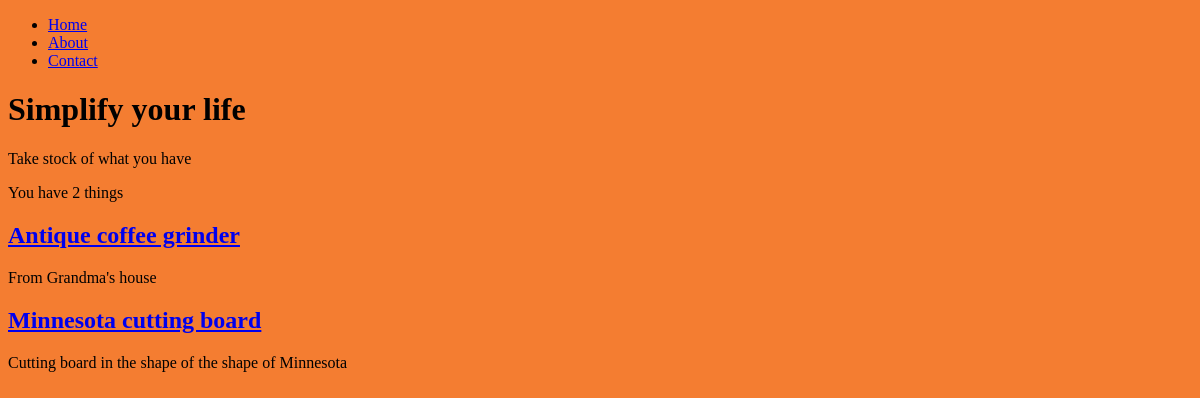
Before: / with the older database file.
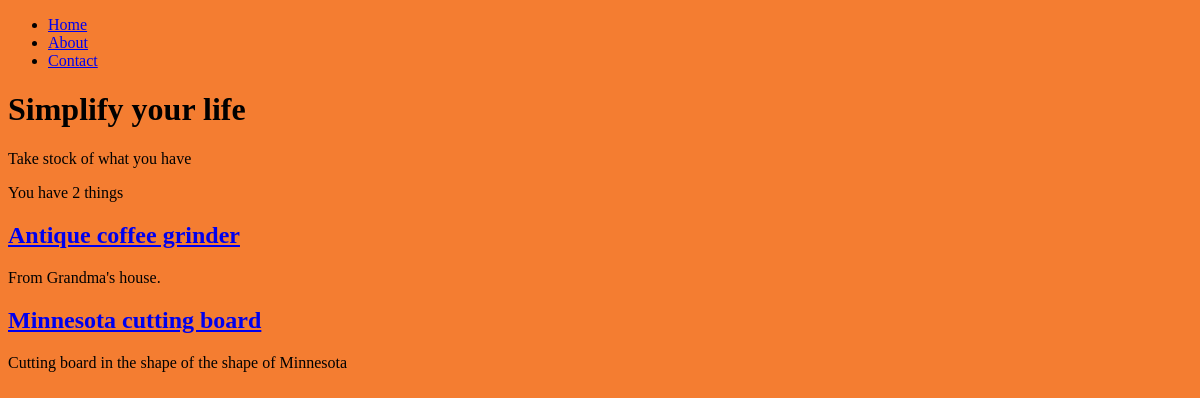
After: the same page with the newer database file.
### inventory/models.py (models this page shows)
class Thing(models.Model):
	name = models.CharField(max_length=255)
	description = models.TextField()
	slug = models.SlugField(unique=True)

### inventory/views.py (the view)
# urls.py: url(r'^$', views.index, name='home'),
def index(request):
	number = Thing.objects.count()
	things = Thing.objects.all()
	return render (request, 'index.html', {
		'number': number,
		'things': things
	})

### inventory/templates/index.html (shortened to what this page needs)
{% extends 'base.html' %}
{% block content %}
	<h1>Simplify your life</h1>
	<p>Take stock of what you have</p>
	<p>You have {{ number }} thing{{ number|pluralize }}</p>
	{% for thing in things %}
		<h2><a href="{% url 'thing_detail' slug=thing.slug %}">
			{{ thing.name }}
		</a></h2>
		<p>{{ thing.description }}</p>
	{% endfor %}
{% endblock content %}

Changed rows visible on the page:
changed Thing "Antique coffee grinder": description "From Grandma's house" → "From Grandma's house."
